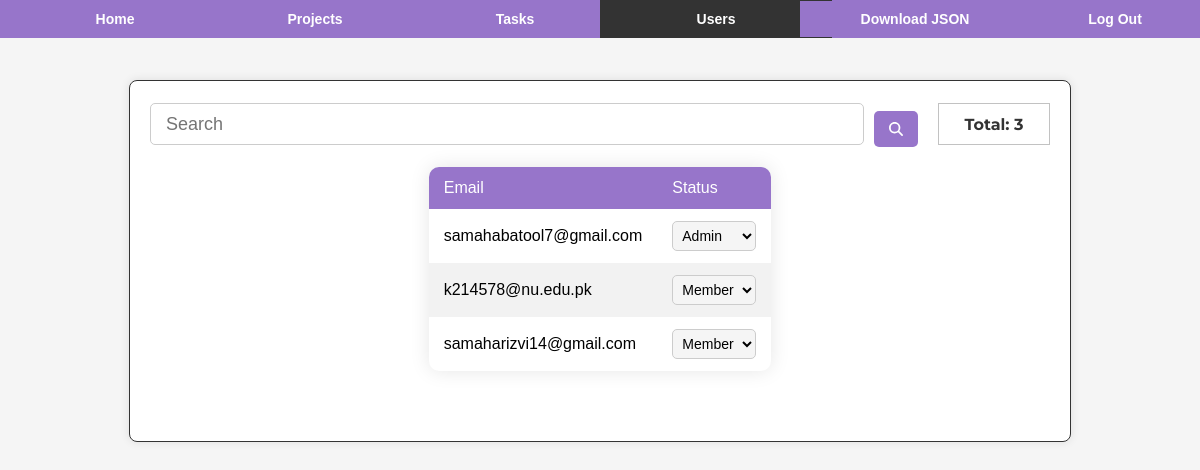
The page /todolist/users/ (signed in) on the database as committed earlier.
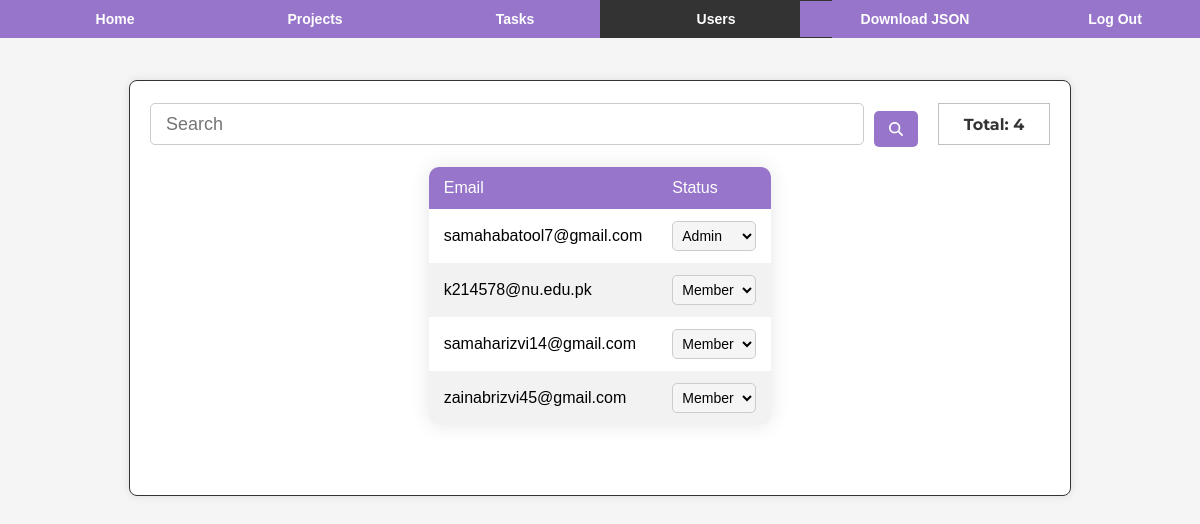
The same page on the database as committed later.
### tdapp/models.py (models this page shows, shortened)
class CustomUser(AbstractUser):
    username = None
    email = models.EmailField(_("email address"), unique=True)
    USERNAME_FIELD = "email"
    REQUIRED_FIELDS = []
    objects = CustomUserManager()

### tdapp/user_views.py (the view)
# urls.py: path('users/', user_list, name='user-list'),
@login_required
def user_list(request):
    if request.user.is_superuser:
        users = CustomUser.objects.all()
    else:
        return Response(status=status.HTTP_404_NOT_FOUND)
    return render(request, 'admin/user-list.html', {'users': users})

### templates/admin/user-list.html (shortened to what this page needs)
{% extends "base.html" %}
{% block extra_css %}
<link rel="stylesheet" href="https://cdnjs.cloudflare.com/ajax/libs/font-awesome/6.0.0/css/all.min.css">
{% endblock %}
{% block content %}
<div id="vanta-container"></div>
<div class="navbar">
    <li><a href="{% url 'home' %}" class="btn-primary">Home</a></li>
    <li><a href="{% url 'project-list' %}" class="btn-primary">Projects</a></li>
    <li><a href="{% url 'task-list' %}" class="btn-primary" id="">Tasks</a></li>
    {% if user.is_superuser %}
    <li class="active"><a href="{% url 'user-list' %}" class="btn-primary">Users</a></li>
    <li><a href="{% url 'download-json' %}" class="btn-primary">Download JSON</a></li>
    {% endif %}
    <li><a href="{% url 'logout' %}" class="btn-primary">Log Out</a></li>
</div>
<div class="container">
    {% if user.is_authenticated %}
    {% if user.is_superuser %}
    <div class="form-container">
        <form id="search-form" class="search_field">
            <input id="search-input" type="text" class="input-search" placeholder="Search" />
            <button id="search-button" type="submit" class="btn btn-primary">
                <i class="fas fa-search"></i>
            </button>
        </form>
        <div class="total-records-indicator">Total: {{ users.count }}</div>
    </div>
    <div class="table-container">
        <table class="table">
            <thead>
                <tr>
                    <th>Email</th>
                    <th>Status</th>
                </tr>
            </thead>
            <tbody>
                {% for user in users %}
                <tr>
                    <td>{{ user.email }}</td>
                    <td>
                        <select class="status-select" data-user-id="{{ user.id }}">
                            <option value="True" {% if user.is_superuser %}selected{% endif %}>Admin</option>
                            <option value="False" {% if not user.is_superuser %}selected{% endif %}>Member</option>
                        </select>
                    </td>
                </tr>
                {% endfor %}
            </tbody>
        </table>
    </div>
    {% else %}
    <p>Hi {{ user.email }}!</p>
    <p>Hey Kid you are not allowed to access this page.</p>
    {% endif %}
    {% else %}
    <p>You are not logged in.</p>
    <a href="{% url 'login' %}">Log In</a> |
    <a href="{% url 'signup' %}">Sign Up</a>
    {% endif %}
</div>
{% endblock %}

Rows that differ between the two databases and show on the page:
added CustomUser: email "zainabrizvi45@gmail.com", is_superuser+id "Member"
Other text that changed with them:
{{ users.count }}: "3" → "4"
